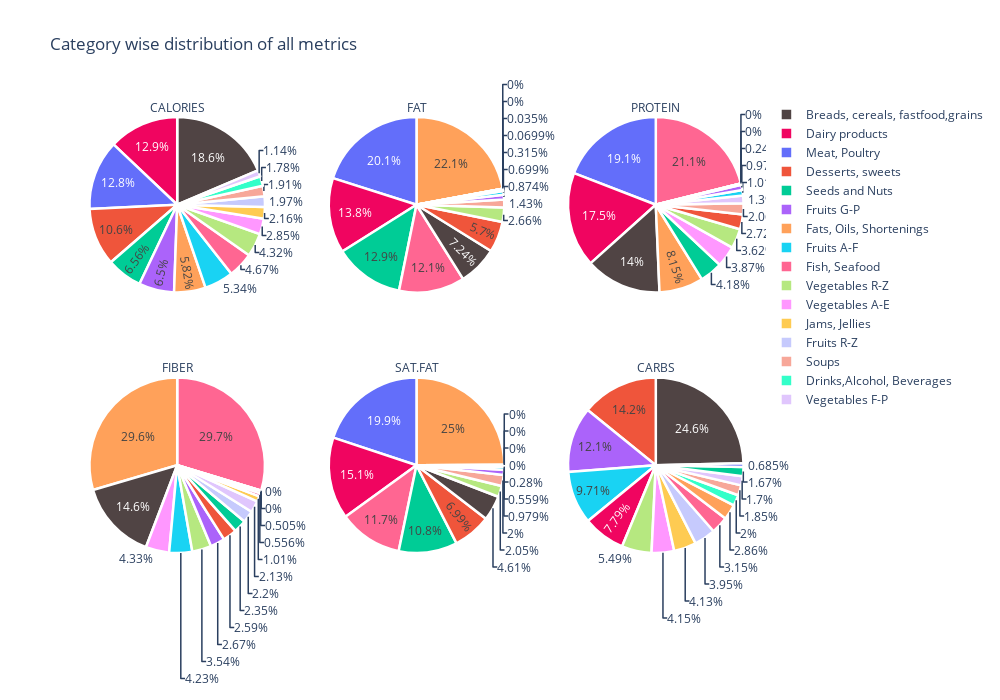

The cell this chart's notebook holds for it:
### Code cell
category_dist=nutrients.groupby(['Category']).sum()
from plotly.subplots import make_subplots
import plotly.graph_objects as go

fig = make_subplots(
    rows=2, cols=3,
    specs=[[{"type": "domain"},{"type": "domain"},{"type": "domain"}],[{"type": "domain"},{"type": "domain"},{"type": "domain"}]])

fig.add_trace(go.Pie(values=category_dist['Calories'].values, title='CALORIES', labels=category_dist.index,marker=dict(colors=['#100b','#f00560'], line=dict(color='#FFFFFF', width=2.5))),
              row=1, col=1)

fig.add_trace(go.Pie(values=category_dist['Fat'].values,title='FAT', labels=category_dist.index,marker=dict(colors=['#100b','#f00560'], line=dict(color='#FFFFFF', width=2.5))),
              row=1, col=2)

fig.add_trace(go.Pie(values=category_dist['Protein'].values,title='PROTEIN', labels=category_dist.index,marker=dict(colors=['#100b','#f00560'], line=dict(color='#FFFFFF', width=2.5))),
              row=1, col=3)

fig.add_trace(go.Pie(values=category_dist['Fiber'].values,title='FIBER', labels=category_dist.index,marker=dict(colors=['#100b','#f00560'], line=dict(color='#FFFFFF', width=2.5))),
              row=2, col=1)

fig.add_trace(go.Pie(values=category_dist['Sat.Fat'].values,title='SAT.FAT', labels=category_dist.index,marker=dict(colors=['#100b','#f00560'], line=dict(color='#FFFFFF', width=2.5))),
              row=2, col=2)

fig.add_trace(go.Pie(values=category_dist['Carbs'].values,title='CARBS', labels=category_dist.index,marker=dict(colors=['#100b','#f00560'], line=dict(color='#FFFFFF', width=2.5))),
              row=2, col=3)
fig.update_layout(title_text="Category wise distribution of all metrics",height=700, width=1000)

fig.show()

### Figure 1 — Plotly figure (JSON) as saved in the notebook; plotly's stock layout.template omitted (floating-point values rounded to 4 significant figures)
{"data": [{"domain": {"x": [0, 0.2889], "y": [0.575, 1]}, "labels": ["Breads, cereals, fastfood,grains", "Dairy products", "Desserts, sweets", "Drinks,Alcohol, Beverages", "Fats, Oils, Shortenings", "Fish, Seafood", "Fruits A-F", "Fruits G-P", "Fruits R-Z", "Jams, Jellies", "Meat, Poultry", "Seeds and Nuts", "Soups", "Vegetables A-E", "Vegetables F-P", "Vegetables R-Z"], "marker": {"colors": ["#100b", "#f00560"], "line": {"color": "#FFFFFF", "width": 2.5}}, "title": {"text": "CALORIES"}, "type": "pie", "values": [11594, 8060, 6608, 1112, 3629, 2912, 3328, 4054, 1228, 1345, 7999, 4089, 1191, 1779, 711, 2694]}, {"domain": {"x": [0.3556, 0.6444], "y": [0.575, 1]}, "labels": ["Breads, cereals, fastfood,grains", "Dairy products", "Desserts, sweets", "Drinks,Alcohol, Beverages", "Fats, Oils, Shortenings", "Fish, Seafood", "Fruits A-F", "Fruits G-P", "Fruits R-Z", "Jams, Jellies", "Meat, Poultry", "Seeds and Nuts", "Soups", "Vegetables A-E", "Vegetables F-P", "Vegetables R-Z"], "marker": {"colors": ["#100b", "#f00560"], "line": {"color": "#FFFFFF", "width": 2.5}}, "title": {"text": "FAT"}, "type": "pie", "values": [207, 396, 163, 0, 631, 347, 20, 25, 1, 0, 575, 368, 41, 9, 2, 76]}, {"domain": {"x": [0.7111, 1], "y": [0.575, 1]}, "labels": ["Breads, cereals, fastfood,grains", "Dairy products", "Desserts, sweets", "Drinks,Alcohol, Beverages", "Fats, Oils, Shortenings", "Fish, Seafood", "Fruits A-F", "Fruits G-P", "Fruits R-Z", "Jams, Jellies", "Meat, Poultry", "Seeds and Nuts", "Soups", "Vegetables A-E", "Vegetables F-P", "Vegetables R-Z"], "marker": {"colors": ["#100b", "#f00560"], "line": {"color": "#FFFFFF", "width": 2.5}}, "title": {"text": "PROTEIN"}, "type": "pie", "values": [403, 503, 78, 0, 234, 606, 29, 28, 7, 0, 549, 120, 59, 111, 40, 104]}, {"domain": {"x": [0, 0.2889], "y": [0, 0.425]}, "labels": ["Breads, cereals, fastfood,grains", "Dairy products", "Desserts, sweets", "Drinks,Alcohol, Beverages", "Fats, Oils, Shortenings", "Fish, Seafood", "Fruits A-F", "Fruits G-P", "Fruits R-Z", "Jams, Jellies", "Meat, Poultry", "Seeds and Nuts", "Soups", "Vegetables A-E", "Vegetables F-P", "Vegetables R-Z"], "marker": {"colors": ["#100b", "#f00560"], "line": {"color": "#FFFFFF", "width": 2.5}}, "title": {"text": "FIBER"}, "type": "pie", "values": [115.9, 4.4, 20.5, 0, 234, 235, 33.5, 21.1, 17.4, 8, 0, 18.6, 4, 34.3, 16.9, 28]}, {"domain": {"x": [0.3556, 0.6444], "y": [0, 0.425]}, "labels": ["Breads, cereals, fastfood,grains", "Dairy products", "Desserts, sweets", "Drinks,Alcohol, Beverages", "Fats, Oils, Shortenings", "Fish, Seafood", "Fruits A-F", "Fruits G-P", "Fruits R-Z", "Jams, Jellies", "Meat, Poultry", "Seeds and Nuts", "Soups", "Vegetables A-E", "Vegetables F-P", "Vegetables R-Z"], "marker": {"colors": ["#100b", "#f00560"], "line": {"color": "#FFFFFF", "width": 2.5}}, "title": {"text": "SAT.FAT"}, "type": "pie", "values": [99, 324, 150, 0, 536, 252, 12, 21, 0, 0, 427, 232, 43, 6, 0, 44]}, {"domain": {"x": [0.7111, 1], "y": [0, 0.425]}, "labels": ["Breads, cereals, fastfood,grains", "Dairy products", "Desserts, sweets", "Drinks,Alcohol, Beverages", "Fats, Oils, Shortenings", "Fish, Seafood", "Fruits A-F", "Fruits G-P", "Fruits R-Z", "Jams, Jellies", "Meat, Poultry", "Seeds and Nuts", "Soups", "Vegetables A-E", "Vegetables F-P", "Vegetables R-Z"], "marker": {"colors": ["#100b", "#f00560"], "line": {"color": "#FFFFFF", "width": 2.5}}, "title": {"text": "CARBS"}, "type": "pie", "values": [2059, 651, 1184, 167, 239, 263, 812, 1009, 330, 345, 57.3, 140, 155, 346.8, 142, 459]}], "layout": {"height": 700, "title": {"text": "Category wise distribution of all metrics"}, "width": 1000}}
